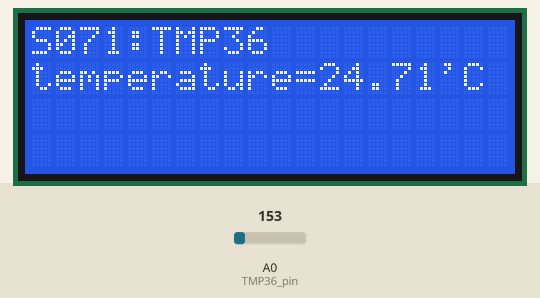
A sketch run on a simulated Arduino Uno, built with avr-gcc and run on an emulated ATmega328P. Parts: 20×4 character LCD. The inputs (shaded band) are chosen by the test bench; at power-on: A0 (TMP36_pin) = 153.

Above: at 2.2 s.
2.3 s: A0 (TMP36_pin) set to 133
At 3.5 s:
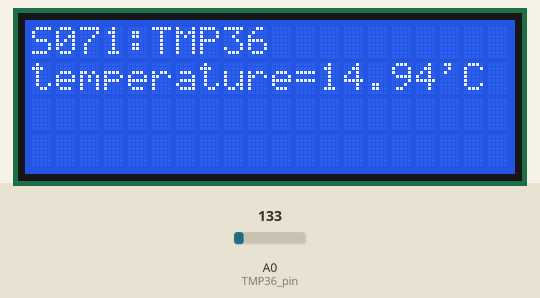
4.6 s: A0 (TMP36_pin) set to 117
At 5.9 s:
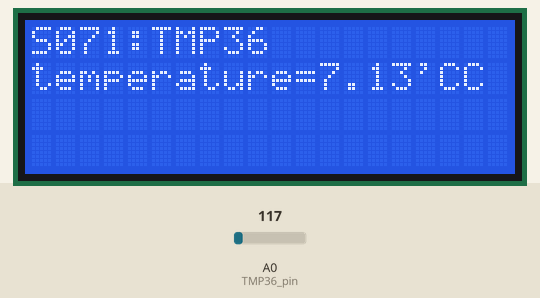
6.7 s: A0 (TMP36_pin) set to 165
At 8.2 s:
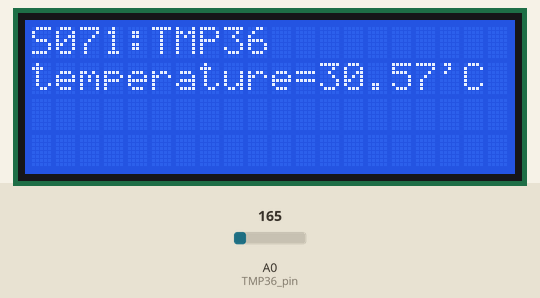
Timing chart, 0 to 9.7 s (numbered marks = the images above; inputs shaded):
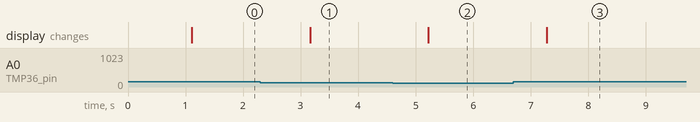

Measured:
- the behaviour switches between 123 and 122 on A0 (TMP36_pin) (found by bisection; images 1 and 2)
- after the input at 2.3 s, the display: changes after 0.86 s (image 1)
- after the input at 4.6 s, the display: changes after 0.62 s (image 2)
- after the input at 6.7 s, the display: changes after 0.58 s (image 3)

The sketch:

basic_test.ino
```cpp
/* TMP36 (TMP36GT9Z) [S071] : http://rdiot.tistory.com/44 [RDIoT Demo] */

#include <Wire.h>
#include <LiquidCrystal_I2C.h>

LiquidCrystal_I2C lcd(0x27,20,4);  // LCD2004
const int TMP36_pin = A0;

void setup()
{
  lcd.init();  // initialize the lcd
  lcd.backlight();
  lcd.print("start LCD2004");

  delay(1000);

  lcd.clear();
}

void loop()
{
  lcd.setCursor(0,0);
  lcd.print("S071:TMP36");

  int sensorValue = analogRead(TMP36_pin);
  float mVoltage = sensorValue * 5000.0/1024.0;
  float temperatureC = (mVoltage - 500) / 10.0;

  lcd.setCursor(0,1);
  lcd.print("temperature=" + (String)temperatureC + "'C");

  delay(1000);
}
```
